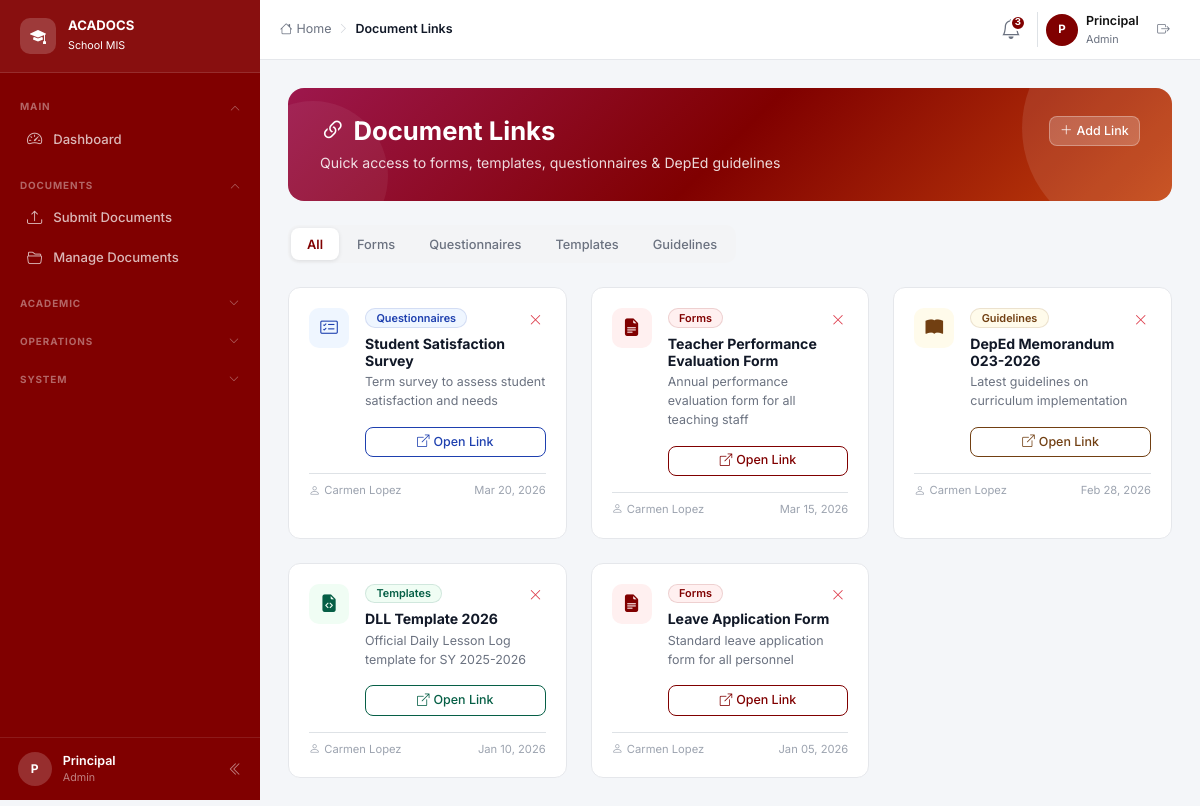
The page /pages/document_links.php (signed in) on the database its author committed.
### tables this page shows
CREATE TABLE document_links (
    id           INT UNSIGNED AUTO_INCREMENT PRIMARY KEY,
    category     ENUM('Forms','Questionnaires','Templates','Guidelines') NOT NULL,
    title        VARCHAR(255) NOT NULL,
    description  TEXT,
    url          VARCHAR(500) NOT NULL,
    added_by     VARCHAR(100) NOT NULL,
    date_added   DATE         NOT NULL,
    access_level ENUM('All Users','Teachers','Admin') DEFAULT 'All Users',
    created_at   TIMESTAMP DEFAULT CURRENT_TIMESTAMP
);

### config.php (called while the page is built, shortened)
<?php
function currentUser(): ?array {
    return $_SESSION['user'] ?? null;
}
function hasRole(string ...$roles): bool {
    $user = currentUser();
    return $user && in_array($user['role'], $roles, true);
}
function e(string $s): string {
    return htmlspecialchars($s, ENT_QUOTES, 'UTF-8');
}

### pages/document_links.php (the view, shortened to what this page needs)
<?php
require_once __DIR__ . '/../config.php';
$db = getDB();
$cat    = $_GET['category'] ?? 'all';
$where  = $cat !== 'all' ? "WHERE category=?" : "";
$params = $cat !== 'all' ? [$cat] : [];
$stmt   = $db->prepare("SELECT * FROM document_links $where ORDER BY date_added DESC");
$stmt->execute($params);
$links  = $stmt->fetchAll();
$catCfg = [
    'Forms'          => ['#fff0f0','#800000','bi-file-earmark-text-fill'],
    'Questionnaires' => ['#eff6ff','#1e40af','bi-card-checklist'],
    'Templates'      => ['#f0fdf4','#065f46','bi-file-earmark-code-fill'],
    'Guidelines'     => ['#fffbeb','#713f12','bi-book-fill'],
];
include __DIR__ . '/../includes/header.php';
?>
<div class="page-header">
  <div class="d-flex justify-content-between align-items-start flex-wrap gap-3" style="position:relative;z-index:1">
    <div>
      <h4><i class="bi bi-link-45deg me-2"></i>Document Links</h4>
      <p>Quick access to forms, templates, questionnaires &amp; DepEd guidelines</p>
    </div>
    <?php if (hasRole('admin','secretary')): ?>
    <button class="btn btn-sm" style="background:rgba(255,255,255,.2);color:#fff;border:1px solid rgba(255,255,255,.3);"
            data-bs-toggle="modal" data-bs-target="#addLinkModal">
      <i class="bi bi-plus-lg me-1"></i>Add Link
    </button>
    <?php endif; ?>
  </div>
</div>
<div class="tab-pills mb-4">
  <?php foreach (['all'=>'All','Forms'=>'Forms','Questionnaires'=>'Questionnaires','Templates'=>'Templates','Guidelines'=>'Guidelines'] as $v=>$l): ?>
  <button class="tab-pill <?= $cat===$v?'active':'' ?>" onclick="window.location='?category=<?= $v ?>'">
    <?= $l ?>
  </button>
  <?php endforeach; ?>
</div>
<div class="row g-4">
  <?php foreach ($links as $link):
    [$bg,$tc,$icon] = $catCfg[$link['category']] ?? ['#f9fafb','#374151','bi-link'];
  ?>
  <div class="col-md-6 col-xl-4">
    <div class="doclink-card">
      <div class="d-flex gap-3 align-items-start">
        <div style="width:40px;height:40px;border-radius:10px;background:<?= $bg ?>;display:flex;align-items:center;justify-content:center;flex-shrink:0;">
          <i class="bi <?= $icon ?>" style="color:<?= $tc ?>;font-size:1.1rem;"></i>
        </div>
        <div class="flex-grow-1">
          <div class="d-flex justify-content-between align-items-start mb-1">
            <span class="badge mb-1" style="background:<?= $bg ?>;color:<?= $tc ?>;border:1px solid <?= $tc ?>22;font-size:.68rem;">
              <?= e($link['category']) ?>
            </span>
            <?php if (hasRole('admin','secretary')): ?>
            <form method="POST" onsubmit="return confirm('Remove this link?')">
              <button class="btn btn-ghost btn-sm text-danger py-0 px-1"><i class="bi bi-x-lg"></i></button>
            </form>
            <?php endif; ?>
          </div>
          <h6 class="fw-bold mb-1" style="font-size:.88rem"><?= e($link['title']) ?></h6>
          <p class="text-muted mb-3" style="font-size:.78rem;line-height:1.5;"><?= e($link['description']) ?></p>
          <a href="<?= e($link['url']) ?>" target="_blank" rel="noopener"
             class="btn btn-sm w-100" style="border:1.5px solid <?= $tc ?>;color:<?= $tc ?>;background:transparent;">
            <i class="bi bi-box-arrow-up-right me-1"></i>Open Link
          </a>
        </div>
      </div>
      <div class="d-flex justify-content-between mt-3 pt-2 border-top" style="font-size:.7rem;color:#9ca3af;">
        <span><i class="bi bi-person me-1"></i><?= e($link['added_by']) ?></span>
        <span><?= date('M d, Y', strtotime($link['date_added'])) ?></span>
      </div>
    </div>
  </div>
  <?php endforeach; ?>
</div>
<?php include __DIR__ . '/../includes/footer.php'; ?>

### assets/css/app.css (style rules this page uses)
:root { --primary: #800000; --primary-dark: #560000; --primary-light: #a52a2a; --primary-deeper: #6b0000; --accent: #c2410c; --pink: #9d174d; --bg: #f4f6f9; --card: #ffffff; --border: #e5e7eb; --muted: #6b7280; --sidebar-w: 260px; --sidebar-bg: #800000; --topbar-h: 60px; --radius: 0.75rem; --s-present-bg: #ffe0e0; --s-present-tx: #560000; --s-present-bd: #ffc7c7; --s-late-bg: #ff9999; --s-late-tx: #2b0000; --s-late-bd: #ff6b6b; --s-absent-bg: #2b0000; --s-absent-tx: #ffffff; --s-absent-bd: #400000; --s-leave-bg: #e0e7ff; --s-leave-tx: #3730a3; --s-leave-bd: #a5b4fc; }
*, *::before, *::after { box-sizing: border-box; }
body { margin: 0; background: var(--bg); font-family: 'Inter', system-ui, sans-serif; color: #111827; font-size: 14px; line-height: 1.5; }
.page-header { background: linear-gradient(135deg, var(--pink) 0%, var(--primary) 50%, var(--accent) 100%); border-radius: 16px; padding: 1.75rem 2rem; color: #fff; margin-bottom: 1.5rem; position: relative; overflow: hidden; }
.page-header::before { content: ''; position: absolute; top: -70px; right: -70px; width: 220px; height: 220px; background: rgba(255,255,255,.1); border-radius: 50%; }
.page-header::after { content: ''; position: absolute; bottom: -50px; left: -50px; width: 150px; height: 150px; background: rgba(255,255,255,.06); border-radius: 50%; }
.page-header h1, .page-header h4 { font-weight: 700; margin: 0 0 .35rem; font-size: 1.6rem; position: relative; z-index: 1; }
.page-header p { margin: 0; opacity: .85; font-size: .88rem; position: relative; z-index: 1; }
.badge { display: inline-flex; align-items: center; gap: .3rem; padding: .2rem .65rem; border-radius: 50px; font-size: .72rem; font-weight: 600; border: 1px solid transparent; }
.tab-pills { display: inline-flex; background: #f3f4f6; border-radius: 10px; padding: 3px; gap: 2px; }
.tab-pill { padding: .4rem 1rem; border-radius: 8px; font-size: .8rem; font-weight: 500; color: var(--muted); cursor: pointer; border: none; background: transparent; transition: background .15s, color .15s; white-space: nowrap; }
.tab-pill.active { background: #fff; color: var(--primary); font-weight: 600; box-shadow: 0 1px 4px rgba(0,0,0,.1); }
.btn { font-size: .82rem; font-weight: 500; border-radius: 8px; padding: .45rem .9rem; transition: all .15s; }
.btn-sm { padding: .3rem .65rem; font-size: .78rem; }
.btn-ghost { background: transparent; border: none; color: #6b7280; }
.doclink-card { border-radius: var(--radius); border: 1px solid var(--border); background: #fff; padding: 1.25rem; height: 100%; transition: box-shadow .2s, transform .2s; }
.text-muted { color: var(--muted) !important; }

### rows shown on the page
document_links: category "Questionnaires", title "Student Satisfaction Survey", description "Term survey to assess student satisfaction and needs", added_by "Carmen Lopez", date_added "Mar 20, 2026"
document_links: category "Forms", title "Teacher Performance Evaluation Form", description "Annual performance evaluation form for all teaching staff", added_by "Carmen Lopez", date_added "Mar 15, 2026"
document_links: category "Guidelines", title "DepEd Memorandum 023-2026", description "Latest guidelines on curriculum implementation", added_by "Carmen Lopez", date_added "Feb 28, 2026"
document_links: category "Templates", title "DLL Template 2026", description "Official Daily Lesson Log template for SY 2025-2026", added_by "Carmen Lopez", date_added "Jan 10, 2026"
document_links: category "Forms", title "Leave Application Form", description "Standard leave application form for all personnel", added_by "Carmen Lopez", date_added "Jan 05, 2026"

### other values the page prints
$initials "P"
$user['name'] "Principal"
$role "Admin"
PAGE_TITLE "Document Links"
count($recentAnnouncements) "3"
$l "All"
$l "Forms"
$l "Questionnaires"
$l "Templates"
$l "Guidelines"
